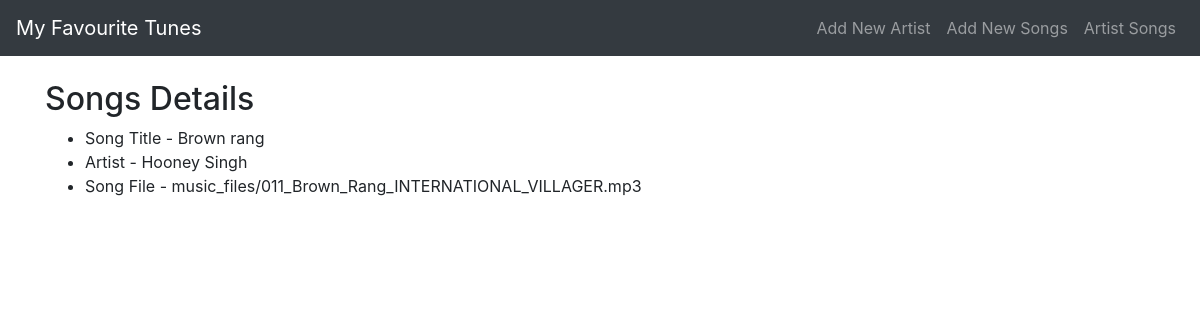
Page /song_detail/5 on the committed database.
### TuneTracker/models.py (models this page shows, shortened)
class Song(models.Model):
    title = models.CharField(max_length=100)
    artist = models.ForeignKey(Artist, on_delete=models.CASCADE)
    file = models.FileField(upload_to='music_files')

class Artist(models.Model):
    name = models.CharField(max_length=100)
    def __str__(self):
        return self.name

### TuneTracker/views.py (the view)
# urls.py: path('song_detail/<int:pk>', views.song_detail, name='song_detail'),
def song_detail(request, pk):
    song = Song.objects.get(id=pk)
    return render(request, 'TuneTracker/song_detail.html', {'song': song})

### TuneTracker/templates/TuneTracker/song_detail.html
{% extends 'TuneTracker/base.html' %}
{% block content %}
    <h2>Songs Details</h2>
    {% if song %}
        <ul>
                <li>Song Title - {{song.title}}</li>
                <li>Artist - {{song.artist}}</li>
                <li>Song File - {{song.file}}</li>
        </ul>
    {% else %}
        <p>No details files available.</p>
    {% endif %}
{% endblock %}

### rows in the picture
Song: title "Brown rang", artist "Hooney Singh", file "music_files/011_Brown_Rang_INTERNATIONAL_VILLAGER.mp3"
